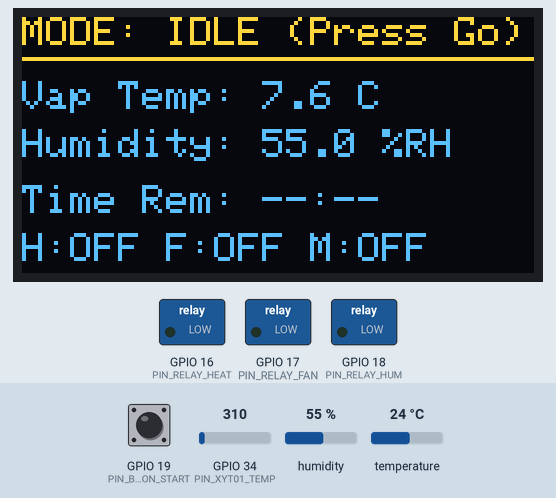
A program run on a simulated ESP32. Shown: 128×64 one-colour display, switched loads named in the program (green lamp = pin HIGH). The inputs (shaded band) are chosen by the test bench; at power-on: GPIO 19 (PIN_BUTTON_START) HIGH, GPIO 34 (PIN_XYT01_TEMP) = 310, humidity 55 %, temperature 24 °C. The OLED is the two-colour kind (top 16 rows yellow).

Above: at 2.7 s.
2.8 s: GPIO 19 (PIN_BUTTON_START) pulled LOW for 0.25 s
At 3.8 s:
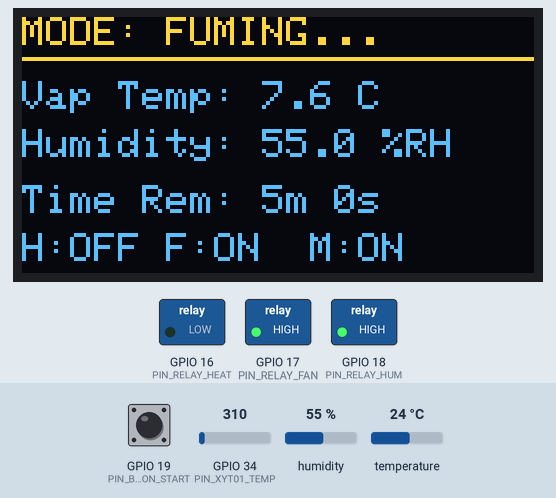
7.6 s: GPIO 34 (PIN_XYT01_TEMP) set to 267
At 8.9 s:
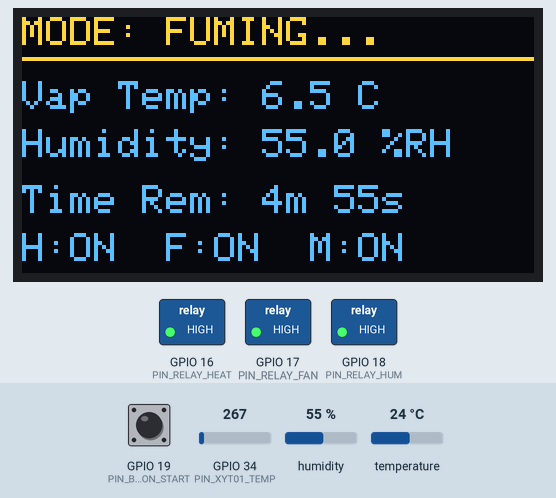
12.6 s: GPIO 19 (PIN_BUTTON_START) pulled LOW for 1 s
At 13.7 s:
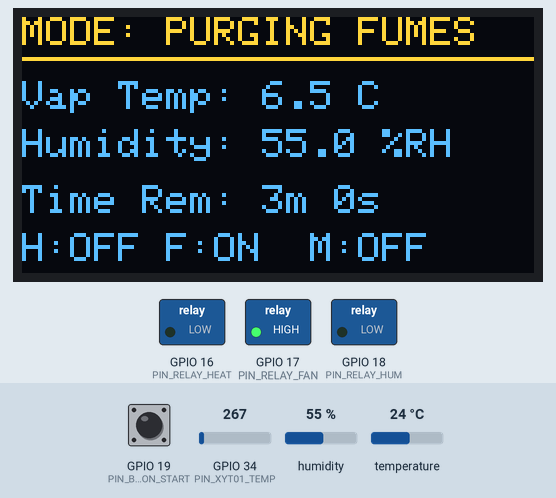
17.4 s: humidity set to 22 %
At 18.7 s:
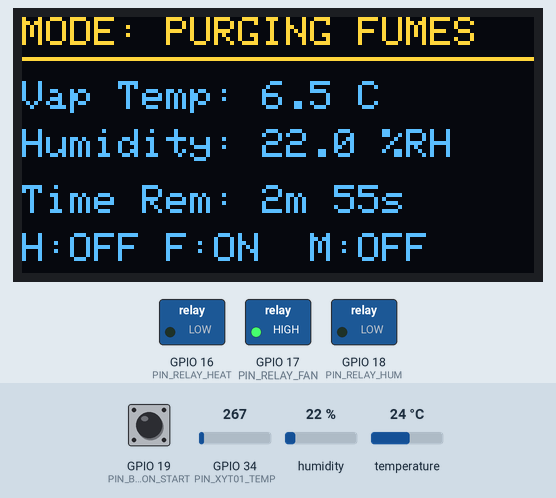
19.5 s: humidity set to 40 %
At 20.8 s:
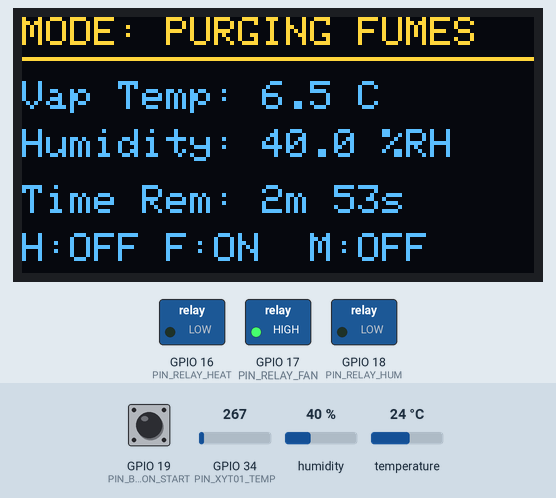
21.6 s: GPIO 34 (PIN_XYT01_TEMP) set to 186
At 23.3 s:
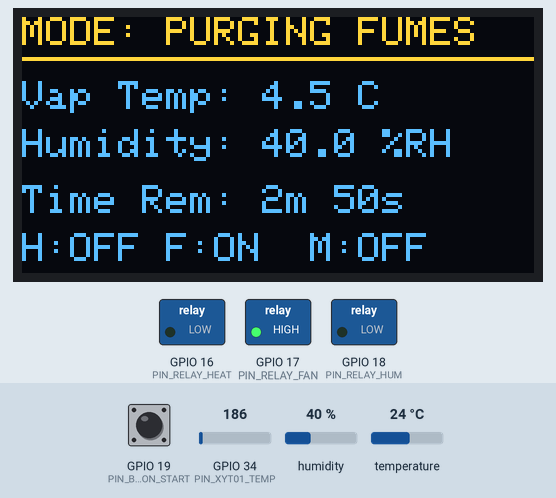
Timing chart, 0 to 24.1 s (numbered marks = the images above; inputs shaded):
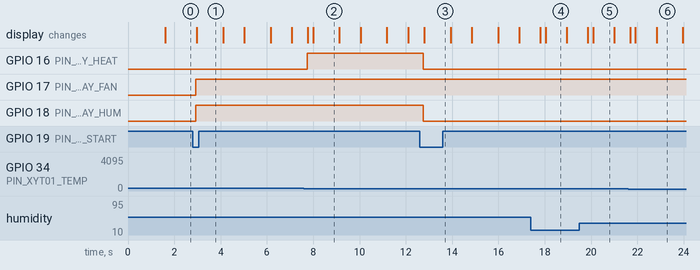

The program:

main.cpp
```cpp
#include <Wire.h>
#include <Adafruit_GFX.h>
#include <Adafruit_SSD1306.h>

#if __has_include(<DHT.h>)
  #include <DHT.h>
#else
  #ifndef DHT11
    #define DHT11 11
  #endif

  class DHT {
  public:
    DHT(uint8_t pin, uint8_t type) : _pin(pin), _type(type) {}
    void begin() {}
    float readTemperature(bool force = false) {
      (void)force;
      return 0.0f;
    }
    float readHumidity() {
      return 0.0f;
    }

  private:
    uint8_t _pin;
    uint8_t _type;
  };
#endif

// --- SCREEN CONFIGURATION ---
#define SCREEN_WIDTH 128
#define SCREEN_HEIGHT 64
#define OLED_RESET    -1
Adafruit_SSD1306 display(SCREEN_WIDTH, SCREEN_HEIGHT, &Wire, OLED_RESET);

// --- PIN DEFINITIONS ---
#define PIN_XYT01_TEMP  34  // Analog pin reading XY-T01 output / NTC probe
#define PIN_DHT         4   // DHT11 sensor pin
#define PIN_RELAY_HEAT  16  // Vaporizer heater relay
#define PIN_RELAY_FAN   17  // Fan relay
#define PIN_RELAY_HUM   18  // Humidifier relay
#define PIN_BUTTON_START 19 // Push button to start process

// --- SENSOR CONFIGURATION ---
#define DHTTYPE DHT11
DHT dht(PIN_DHT, DHTTYPE);

// --- PROCESS SETPOINTS & PARAMETERS ---
const float TEMP_SETPOINT_C = 9.0;
const float TEMP_HYSTERESIS = 2.0;

const float HUM_SETPOINT_RH = 70.0;
const float HUM_HYSTERESIS = 3.0;

const unsigned long FUME_DURATION_SEC = 300; // Fuming cycle duration: 5 minutes
const unsigned long PURGE_DURATION_SEC = 180; // Post-fuming ventilation: 3 minutes

// --- SYSTEM STATES ---
enum SystemState {
  STATE_IDLE,
  STATE_FUMING,
  STATE_PURGING,
  STATE_COMPLETE
};

SystemState currentState = STATE_IDLE;
unsigned long stateStartTime = 0;
bool lastButtonState = HIGH;

// --- SENSOR READINGS ---
float chamberTempXY = 0.0;
float chamberTempDHT = 0.0;
float chamberHumidity = 0.0;

// Function prototype for reading XY-T01 analog input
float readXYT01Temperature() {
  int rawADC = analogRead(PIN_XYT01_TEMP);
  // Conversion formula mapped for 0-3.3V ADC corresponding to 0-100°C output scale
  float tempC = (rawADC / 4095.0) * 100.0;
  return tempC;
}


void updateDisplay(unsigned long elapsedSec) {
  display.clearDisplay();
  display.setTextSize(1);
  display.setCursor(0, 0);

  // Line 1: Header / State
  display.print(F("MODE: "));
  switch (currentState) {
    case STATE_IDLE:     display.println(F("IDLE (Press Go)")); break;
    case STATE_FUMING:   display.println(F("FUMING...")); break;
    case STATE_PURGING:  display.println(F("PURGING FUMES")); break;
    case STATE_COMPLETE: display.println(F("DONE / SAFE")); break;
  }
  display.drawFastHLine(0, 10, 128, SSD1306_WHITE);

  // Line 2 & 3: Temperatures & Humidity
  display.setCursor(0, 16);
  display.print(F("Vap Temp: "));
  display.print(chamberTempXY, 1);
  display.println(F(" C"));

  display.setCursor(0, 28);
  display.print(F("Humidity: "));
  display.print(chamberHumidity, 1);
  display.println(F(" %RH"));

  // Line 4: Timer Remaining
  display.setCursor(0, 42);
  display.print(F("Time Rem: "));

  if (currentState == STATE_FUMING) {
    long rem = FUME_DURATION_SEC - elapsedSec;
    if (rem < 0) rem = 0;
    display.print(rem / 60); display.print(F("m "));
    display.print(rem % 60); display.print(F("s"));
  } else if (currentState == STATE_PURGING) {
    long rem = PURGE_DURATION_SEC - elapsedSec;
    if (rem < 0) rem = 0;
    display.print(rem / 60); display.print(F("m "));
    display.print(rem % 60); display.print(F("s"));
  } else {
    display.print(F("--:--"));
  }

  // Line 5: Relay status indicators
  display.setCursor(0, 54);
  display.print(F("H:")); display.print(digitalRead(PIN_RELAY_HEAT) ? F("ON ") : F("OFF"));
  display.print(F(" F:")); display.print(digitalRead(PIN_RELAY_FAN) ? F("ON ") : F("OFF"));
  display.print(F(" M:")); display.print(digitalRead(PIN_RELAY_HUM) ? F("ON") : F("OFF"));

  display.display();
}

void setup() {
  Serial.begin(115200);

  // Initialize Relays (Active HIGH standard; set LOW to ensure OFF initially)
  pinMode(PIN_RELAY_HEAT, OUTPUT);
  pinMode(PIN_RELAY_FAN, OUTPUT);
  pinMode(PIN_RELAY_HUM, OUTPUT);
  digitalWrite(PIN_RELAY_HEAT, LOW);
  digitalWrite(PIN_RELAY_FAN, LOW);
  digitalWrite(PIN_RELAY_HUM, LOW);

  // Initialize Button
  pinMode(PIN_BUTTON_START, INPUT_PULLUP);

  // Initialize Sensors & Display
  dht.begin();
  if (!display.begin(SSD1306_SWITCHCAPVCC, 0x3C)) {
    Serial.println(F("SSD1306 allocation failed"));
    for (;;);
  }

  display.clearDisplay();
  display.setTextColor(SSD1306_WHITE);
  display.setTextSize(1);
  display.setCursor(15, 25);
  display.println(F("Cyano Fumer v1.0"));
  display.display();
  delay(1500);
}

void loop() {
  // 1. Read Sensors
  chamberTempXY = readXYT01Temperature();
  chamberTempDHT = dht.readTemperature();
  chamberHumidity = dht.readHumidity();

  // Handle DHT failure fallback
  if (isnan(chamberHumidity)) chamberHumidity = 0.0;

  // 2. Read Control Button (Debounced basic trigger)
  bool currentBtnState = digitalRead(PIN_BUTTON_START);
  if (lastButtonState == HIGH && currentBtnState == LOW) {
    if (currentState == STATE_IDLE || currentState == STATE_COMPLETE) {
      currentState = STATE_FUMING;
      stateStartTime = millis();
    } else if (currentState == STATE_FUMING) {
      // Manual abort -> jump to purge state for safety
      currentState = STATE_PURGING;
      stateStartTime = millis();
    }
  }
  lastButtonState = currentBtnState;

  // 3. Process State Machine & Relay Control Logic
  unsigned long elapsedSec = (millis() - stateStartTime) / 1000;

  switch (currentState) {
    case STATE_IDLE:
      digitalWrite(PIN_RELAY_HEAT, LOW);
      digitalWrite(PIN_RELAY_FAN, LOW);
      digitalWrite(PIN_RELAY_HUM, LOW);
      break;

    case STATE_FUMING:
      // Vaporizer Temperature Bang-Bang Control
      if (chamberTempXY < (TEMP_SETPOINT_C - TEMP_HYSTERESIS)) {
        digitalWrite(PIN_RELAY_HEAT, HIGH);
      } else if (chamberTempXY >= TEMP_SETPOINT_C) {
        digitalWrite(PIN_RELAY_HEAT, LOW);
      }

      // Humidifier Control
      if (chamberHumidity < (HUM_SETPOINT_RH - HUM_HYSTERESIS)) {
        digitalWrite(PIN_RELAY_HUM, HIGH);
      } else if (chamberHumidity >= HUM_SETPOINT_RH) {
        digitalWrite(PIN_RELAY_HUM, LOW);
      }

      // Fan running low/intermittent during fuming for distribution
      digitalWrite(PIN_RELAY_FAN, HIGH);

      // Check transition to Purge
      if (elapsedSec >= FUME_DURATION_SEC) {
        currentState = STATE_PURGING;
        stateStartTime = millis();
      }
      break;

    case STATE_PURGING:
      // Turn off heater and humidifier; run fan to clear fumes
      digitalWrite(PIN_RELAY_HEAT, LOW);
      digitalWrite(PIN_RELAY_HUM, LOW);
      digitalWrite(PIN_RELAY_FAN, HIGH);

      if (elapsedSec >= PURGE_DURATION_SEC) {
        currentState = STATE_COMPLETE;
      }
      break;

    case STATE_COMPLETE:
      digitalWrite(PIN_RELAY_HEAT, LOW);
      digitalWrite(PIN_RELAY_FAN, LOW);
      digitalWrite(PIN_RELAY_HUM, LOW);
      break;
  }

  // 4. Update OLED Display
  updateDisplay(elapsedSec);

  delay(200); // Main loop timing delay
}
```

Measured:
- the behaviour switches between 287 and 286 on GPIO 34 (PIN_XYT01_TEMP) (found by bisection; images 1 and 2)
- after the input at 2.8 s, GPIO 17 (PIN_RELAY_FAN), GPIO 18 (PIN_RELAY_HUM): LOW → HIGH after 0.13 s; the display: changes after 0.16 s (image 1)
- after the input at 7.6 s, GPIO 16 (PIN_RELAY_HEAT): LOW → HIGH after 0.15 s; the display: first changes after 0.17 s (image 2 shows a later state)
- after the input at 12.6 s, GPIO 16 (PIN_RELAY_HEAT), GPIO 18 (PIN_RELAY_HUM): HIGH → LOW after 0.16 s; the display: changes after 0.19 s (image 3)
- what the display in image 2 shows lasts 1.1 s, from 8.0 s to 9.1 s
- what the display in image 4 shows lasts 1.0 s, from 18.0 s to 19.0 s
